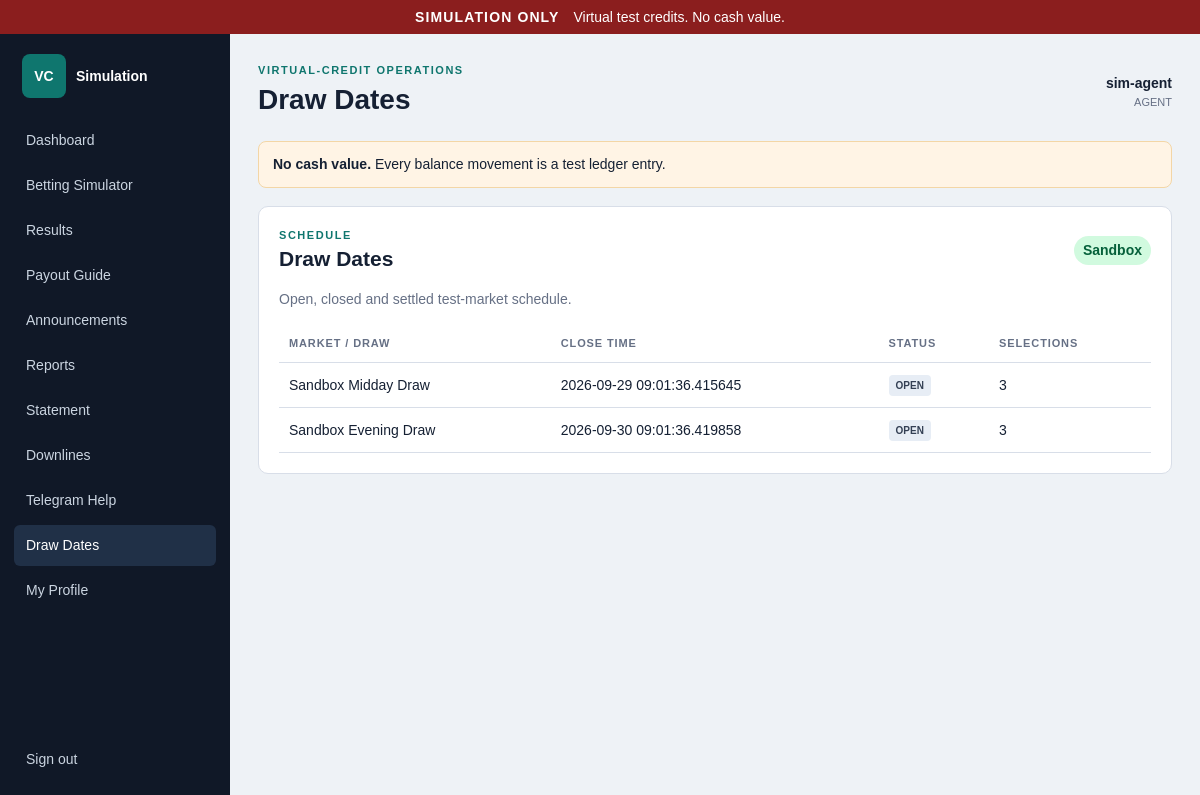
The page /draw-dates (signed in) on the database its author committed.
### app/models.py (models this page shows)
class Base(DeclarativeBase):
    pass

class User(Base):
    __tablename__ = "users"
    id: Mapped[int] = mapped_column(primary_key=True)
    username: Mapped[str] = mapped_column(String(80), unique=True, index=True)
    password_hash: Mapped[str] = mapped_column(String(255))
    role: Mapped[UserRole] = mapped_column(Enum(UserRole))
    parent_id: Mapped[int | None] = mapped_column(ForeignKey("users.id"), nullable=True)
    active: Mapped[bool] = mapped_column(Boolean, default=True)
    session_version: Mapped[int] = mapped_column(default=0)
    created_at: Mapped[datetime] = mapped_column(
        DateTime(timezone=True), default=lambda: datetime.now(timezone.utc)
    )
    parent: Mapped[User | None] = relationship(remote_side=[id], back_populates="children")
    children: Mapped[list[User]] = relationship(back_populates="parent")
    ledger_entries: Mapped[list[LedgerEntry]] = relationship(
        back_populates="user",
        order_by="LedgerEntry.id",
        foreign_keys="LedgerEntry.user_id",
    )

class Market(Base):
    __tablename__ = "markets"
    id: Mapped[int] = mapped_column(primary_key=True)
    name: Mapped[str] = mapped_column(String(120))
    closes_at: Mapped[datetime] = mapped_column(DateTime(timezone=True))
    status: Mapped[MarketStatus] = mapped_column(
        Enum(MarketStatus), default=MarketStatus.OPEN
    )
    selections: Mapped[list[Selection]] = relationship(back_populates="market")

### app/main.py (the view)
    @app.get("/draw-dates")
    def draw_dates(request: Request):
        with Session(engine) as session:
            user = signed_in_user(request, session)
            if user is None:
                return RedirectResponse("/login", status_code=303)
            markets = list(session.scalars(select(Market).order_by(Market.closes_at)).unique())
            return module_response(request, session, user, "draw-dates", "Draw Dates", "SCHEDULE", "Open, closed and settled test-market schedule.", markets=markets)

### app/templates/module.html (shortened to what this page needs)
{% extends "app_base.html" %}
{% block app_content %}
<section class="panel">
  <div class="panel-head"><div><p class="kicker">{{ kicker }}</p><h2>{{ heading }}</h2></div>{% if badge %}<span class="status">{{ badge }}</span>{% endif %}</div>
  {% if description %}<p class="muted">{{ description }}</p>{% endif %}
  {% if active == 'announcements' %}
    <div class="stack-list">{% for item in announcements %}<article><h3>{{ item.title }}</h3><p>{{ item.body }}</p><small>{{ item.created_at }}</small></article>{% else %}<div class="empty">No announcements.</div>{% endfor %}</div>
  {% elif active in ['results', 'draw-dates'] %}
    <div class="table-wrap"><table><thead><tr><th>Market / draw</th><th>Close time</th><th>Status</th><th>Selections</th></tr></thead><tbody>
    {% for market in markets %}<tr><td>{{ market.name }}</td><td>{{ market.closes_at }}</td><td><span class="tag">{{ market.status.value }}</span></td><td>{{ market.selections|length }}</td></tr>{% else %}<tr><td colspan="4" class="empty">No markets configured.</td></tr>{% endfor %}
    </tbody></table></div>
  {% endif %}
</section>
{% endblock %}

### app/templates/app_base.html (shortened to what this page needs)
{% extends "base.html" %}
{% block shell %}
<div class="app-shell">
  <aside class="sidebar">
    <div class="sidebar-brand"><span>VC</span><strong>Simulation</strong></div>
    <nav>
      <a class="{{ 'active' if active == 'dashboard' else '' }}" href="/dashboard">Dashboard</a>
      <a class="{{ 'active' if active == 'betting' else '' }}" href="/betting">Betting Simulator</a>
      <a class="{{ 'active' if active == 'results' else '' }}" href="/results">Results</a>
      <a class="{{ 'active' if active == 'payout-guide' else '' }}" href="/payout-guide">Payout Guide</a>
      <a class="{{ 'active' if active == 'announcements' else '' }}" href="/announcements">Announcements</a>
      <a class="{{ 'active' if active == 'reports' else '' }}" href="/reports">Reports</a>
      <a class="{{ 'active' if active == 'statement' else '' }}" href="/statement">Statement</a>
      {% if user.role.value != 'player' %}<a class="{{ 'active' if active == 'downlines' else '' }}" href="/downlines">Downlines</a>{% endif %}
      <a class="{{ 'active' if active == 'telegram-help' else '' }}" href="/telegram-help">Telegram Help</a>
      <a class="{{ 'active' if active == 'draw-dates' else '' }}" href="/draw-dates">Draw Dates</a>
      <a class="{{ 'active' if active == 'profile' else '' }}" href="/profile">My Profile</a>
    </nav>
    <a class="logout" href="/logout">Sign out</a>
  </aside>
  <main class="workspace">
    <header class="topbar">
      <div><p class="kicker">VIRTUAL-CREDIT OPERATIONS</p><h1>{{ page_title }}</h1></div>
      <div class="user-chip"><strong>{{ user.username }}</strong><span>{{ user.role.value }}</span></div>
    </header>
    <section class="notice"><strong>No cash value.</strong> Every balance movement is a test ledger entry.</section>
    {% block app_content %}{% endblock %}
  </main>
</div>
{% endblock %}

### app/static/app.css (style rules this page uses)
:root { --ink:#152033;--muted:#667085;--line:#d8dee8;--panel:#fff;--bg:#eef2f6;--nav:#101827;--accent:#0f766e;--danger:#b42318 }
* { box-sizing:border-box }
body { margin:0;background:var(--bg);color:var(--ink);font:14px/1.5 Arial,sans-serif }
.brand-mark,.sidebar-brand span { display:grid;place-items:center;width:44px;height:44px;background:var(--accent);color:#fff;border-radius:8px;font-weight:900 }
.kicker { margin:16px 0 4px;color:var(--accent);font-size:11px;font-weight:800;letter-spacing:.14em }
.login-card h1,.topbar h1,.panel h2 { margin:0 }
.muted { color:var(--muted) }
.app-shell { min-height:calc(100dvh - 34px);display:grid;grid-template-columns:230px 1fr }
.sidebar { background:var(--nav);color:#fff;padding:20px 14px;display:flex;flex-direction:column }
.sidebar-brand { display:flex;align-items:center;gap:10px;padding:0 8px 22px }
.sidebar nav { display:grid;gap:4px }
.sidebar a { color:#cbd5e1;text-decoration:none;padding:10px 12px;border-radius:6px }
.sidebar a:hover,.sidebar a.active { background:#203047;color:#fff }
.logout { margin-top:auto }
.workspace { padding:28px }
.topbar { display:flex;align-items:center;justify-content:space-between;margin-bottom:20px }
.topbar .kicker { margin:0 }
.user-chip { display:grid;text-align:right }
.user-chip span { color:var(--muted);text-transform:uppercase;font-size:11px }
.notice { background:#fff4e5;border:1px solid #f3d6a6;padding:12px 14px;border-radius:8px;margin-bottom:18px }
.metric-grid article,.panel { background:var(--panel);border:1px solid var(--line);border-radius:10px;padding:20px }
.panel { margin-top:18px }
.panel-head { display:flex;justify-content:space-between;align-items:center }
.panel-head .kicker { margin:0 }
.status { background:#d1fadf;color:#05603a;border-radius:999px;padding:4px 9px;font-weight:700 }
.table-wrap { overflow:auto;margin-top:14px }
table { width:100%;border-collapse:collapse }
th,td { text-align:left;padding:11px 10px;border-bottom:1px solid var(--line);white-space:nowrap }
th { color:var(--muted);font-size:11px;text-transform:uppercase;letter-spacing:.08em }
.tag { display:inline-block;background:#e7edf5;color:#344054;padding:3px 7px;border-radius:4px;text-transform:uppercase;font-size:10px;font-weight:800 }

### rows shown on the page
User: username "sim-agent", role.value "AGENT"
Market: name "Sandbox Midday Draw", closes_at "2026-09-29 09:01:36.415645", status.value "OPEN", selections|length "3"
Market: name "Sandbox Evening Draw", closes_at "2026-09-30 09:01:36.419858", status.value "OPEN", selections|length "3"

### other values the page prints
{{ page_title }} "Draw Dates"
{{ kicker }} "SCHEDULE"
{{ heading }} "Draw Dates"
{{ badge }} "Sandbox"
{{ description }} "Open, closed and settled test-market schedule."
